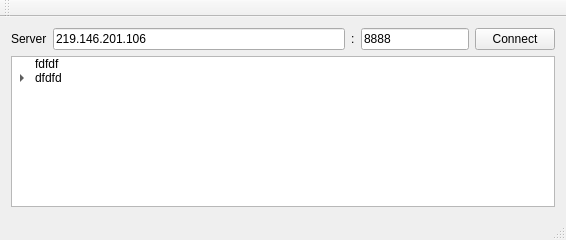
<?xml version="1.0" encoding="UTF-8"?>
<ui version="4.0">
 <class>MainWindow</class>
 <widget class="QMainWindow" name="MainWindow">
  <property name="geometry">
   <rect>
    <x>0</x>
    <y>0</y>
    <width>566</width>
    <height>240</height>
   </rect>
  </property>
  <property name="windowTitle">
   <string>MainWindow</string>
  </property>
  <widget class="QWidget" name="centralWidget">
   <layout class="QVBoxLayout" name="verticalLayout">
    <item>
     <layout class="QHBoxLayout" name="horizontalLayout">
      <item>
       <widget class="QLabel" name="label">
        <property name="text">
         <string>Server</string>
        </property>
       </widget>
      </item>
      <item>
       <widget class="QLineEdit" name="edit_ip">
        <property name="text">
         <string>219.146.201.106</string>
        </property>
       </widget>
      </item>
      <item>
       <widget class="QLabel" name="label_2">
        <property name="text">
         <string>:</string>
        </property>
       </widget>
      </item>
      <item>
       <widget class="QLineEdit" name="edit_port">
        <property name="sizePolicy">
         <sizepolicy hsizetype="Fixed" vsizetype="Fixed">
          <horstretch>0</horstretch>
          <verstretch>0</verstretch>
         </sizepolicy>
        </property>
        <property name="minimumSize">
         <size>
          <width>0</width>
          <height>0</height>
         </size>
        </property>
        <property name="baseSize">
         <size>
          <width>0</width>
          <height>0</height>
         </size>
        </property>
        <property name="text">
         <string>8888</string>
        </property>
       </widget>
      </item>
      <item>
       <widget class="QPushButton" name="btn_Connect">
        <property name="text">
         <string>Connect</string>
        </property>
       </widget>
      </item>
     </layout>
    </item>
    <item>
     <widget class="QTreeWidget" name="treeWidget">
      <attribute name="headerVisible">
       <bool>false</bool>
      </attribute>
      <column>
       <property name="text">
        <string notr="true">1</string>
       </property>
      </column>
      <item>
       <property name="text">
        <string>fdfdf</string>
       </property>
      </item>
      <item>
       <property name="text">
        <string>dfdfd</string>
       </property>
       <item>
        <property name="text">
         <string>dfdfdfd</string>
        </property>
       </item>
      </item>
     </widget>
    </item>
   </layout>
  </widget>
  <widget class="QMenuBar" name="menuBar">
   <property name="geometry">
    <rect>
     <x>0</x>
     <y>0</y>
     <width>566</width>
     <height>23</height>
    </rect>
   </property>
  </widget>
  <widget class="QToolBar" name="mainToolBar">
   <attribute name="toolBarArea">
    <enum>TopToolBarArea</enum>
   </attribute>
   <attribute name="toolBarBreak">
    <bool>false</bool>
   </attribute>
  </widget>
  <widget class="QStatusBar" name="statusBar"/>
 </widget>
 <layoutdefault spacing="6" margin="11"/>
 <resources/>
 <connections/>
</ui>
